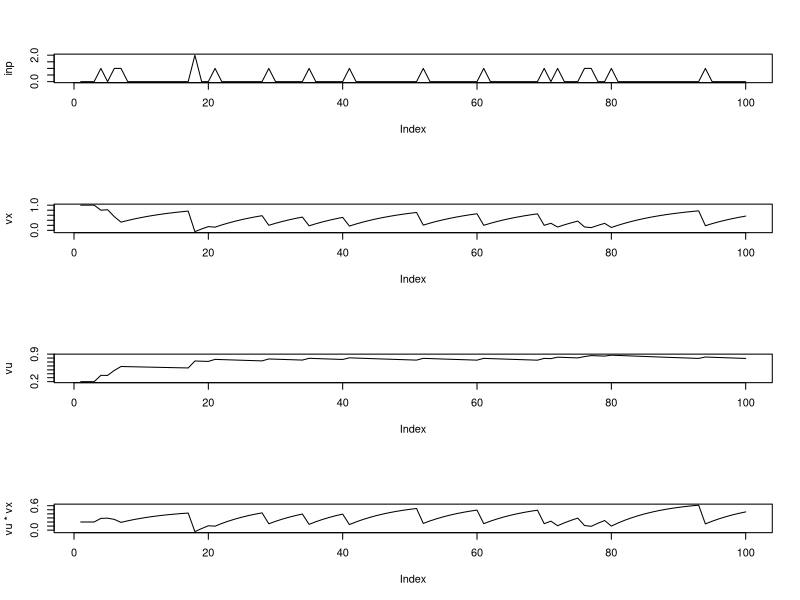

The R script that drew this image:
plotl = function(...) plot(..., type="l")
tau_d = 10.0
tau_f = 100.0
U = 0.2

set.seed(1)

dt = 1.0


x = 1.0
u = U


vx = c()
vu = c()

T = 100.0
Tsize = T/dt

inp = rpois(Tsize, 0.2)


for (ti in 1:Tsize) {
    
    dx = (1.0 - x)/tau_d - u * x * inp[ti]
    du = (U - u)/tau_f + U * (1.0 - u) * inp[ti]
    
    x = x + dt * dx
    u = u + dt * du
    
    vx = c(vx, x)
    vu = c(vu, u)
}
par(mfrow=c(4,1))
plotl(inp)
plotl(vx)
plotl(vu)
plotl(vu*vx)

